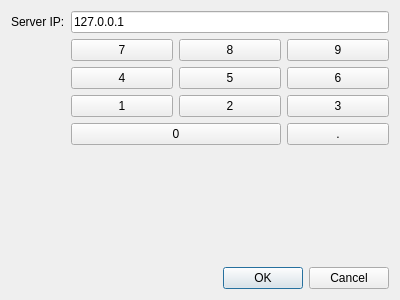
<?xml version="1.0" encoding="UTF-8"?>
<ui version="4.0">
 <class>IpInput</class>
 <widget class="QDialog" name="IpInput">
  <property name="geometry">
   <rect>
    <x>0</x>
    <y>0</y>
    <width>400</width>
    <height>300</height>
   </rect>
  </property>
  <property name="windowTitle">
   <string>Connect to Server</string>
  </property>
  <layout class="QVBoxLayout" name="verticalLayout">
   <item>
    <layout class="QFormLayout" name="formLayout">
     <item row="0" column="0">
      <widget class="QLabel" name="label">
       <property name="text">
        <string>Server IP:</string>
       </property>
      </widget>
     </item>
     <item row="0" column="1">
      <widget class="QLineEdit" name="lineEdit">
       <property name="text">
        <string>127.0.0.1</string>
       </property>
      </widget>
     </item>
     <item row="1" column="1">
      <layout class="QGridLayout" name="gridLayout">
       <item row="1" column="1">
        <widget class="QPushButton" name="button5">
         <property name="text">
          <string>5</string>
         </property>
        </widget>
       </item>
       <item row="1" column="2">
        <widget class="QPushButton" name="button6">
         <property name="text">
          <string>6</string>
         </property>
        </widget>
       </item>
       <item row="2" column="1">
        <widget class="QPushButton" name="button2">
         <property name="text">
          <string>2</string>
         </property>
        </widget>
       </item>
       <item row="2" column="0">
        <widget class="QPushButton" name="button1">
         <property name="text">
          <string>1</string>
         </property>
        </widget>
       </item>
       <item row="2" column="2">
        <widget class="QPushButton" name="button3">
         <property name="text">
          <string>3</string>
         </property>
        </widget>
       </item>
       <item row="0" column="0">
        <widget class="QPushButton" name="button7">
         <property name="text">
          <string>7</string>
         </property>
        </widget>
       </item>
       <item row="1" column="0">
        <widget class="QPushButton" name="button4">
         <property name="text">
          <string>4</string>
         </property>
        </widget>
       </item>
       <item row="0" column="1">
        <widget class="QPushButton" name="button8">
         <property name="text">
          <string>8</string>
         </property>
        </widget>
       </item>
       <item row="0" column="2">
        <widget class="QPushButton" name="button9">
         <property name="text">
          <string>9</string>
         </property>
        </widget>
       </item>
       <item row="3" column="0" colspan="2">
        <widget class="QPushButton" name="button0">
         <property name="text">
          <string>0</string>
         </property>
        </widget>
       </item>
       <item row="3" column="2">
        <widget class="QPushButton" name="buttonDot">
         <property name="text">
          <string>.</string>
         </property>
        </widget>
       </item>
      </layout>
     </item>
    </layout>
   </item>
   <item>
    <widget class="QDialogButtonBox" name="buttonBox">
     <property name="orientation">
      <enum>Qt::Horizontal</enum>
     </property>
     <property name="standardButtons">
      <set>QDialogButtonBox::Cancel|QDialogButtonBox::Ok</set>
     </property>
    </widget>
   </item>
  </layout>
 </widget>
 <resources/>
 <connections>
  <connection>
   <sender>buttonBox</sender>
   <signal>accepted()</signal>
   <receiver>IpInput</receiver>
   <slot>accept()</slot>
   <hints>
    <hint type="sourcelabel">
     <x>248</x>
     <y>254</y>
    </hint>
    <hint type="destinationlabel">
     <x>157</x>
     <y>274</y>
    </hint>
   </hints>
  </connection>
  <connection>
   <sender>buttonBox</sender>
   <signal>rejected()</signal>
   <receiver>IpInput</receiver>
   <slot>reject()</slot>
   <hints>
    <hint type="sourcelabel">
     <x>316</x>
     <y>260</y>
    </hint>
    <hint type="destinationlabel">
     <x>286</x>
     <y>274</y>
    </hint>
   </hints>
  </connection>
 </connections>
</ui>
